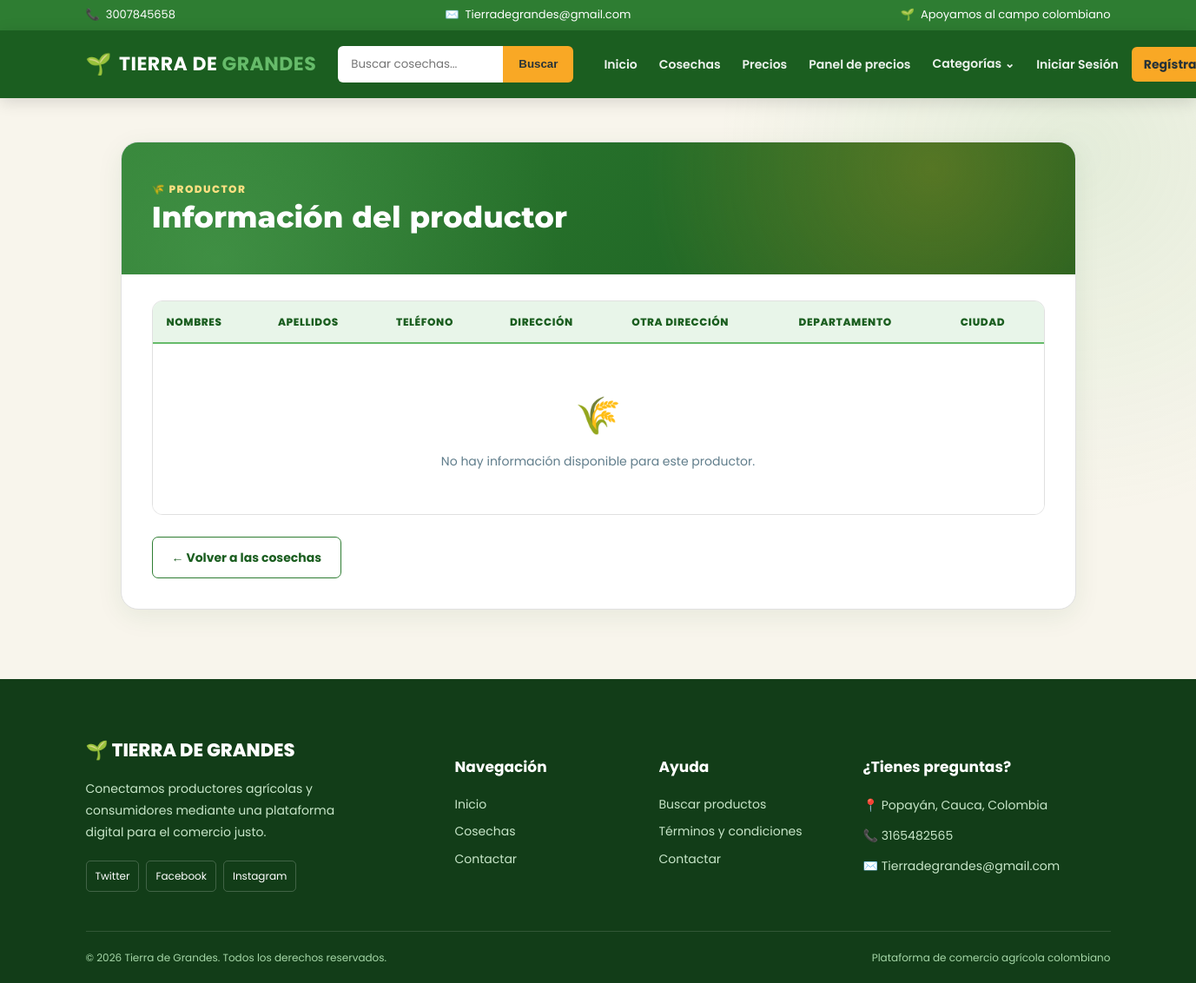
The app's page /mas_informacion/juancex/, older data.
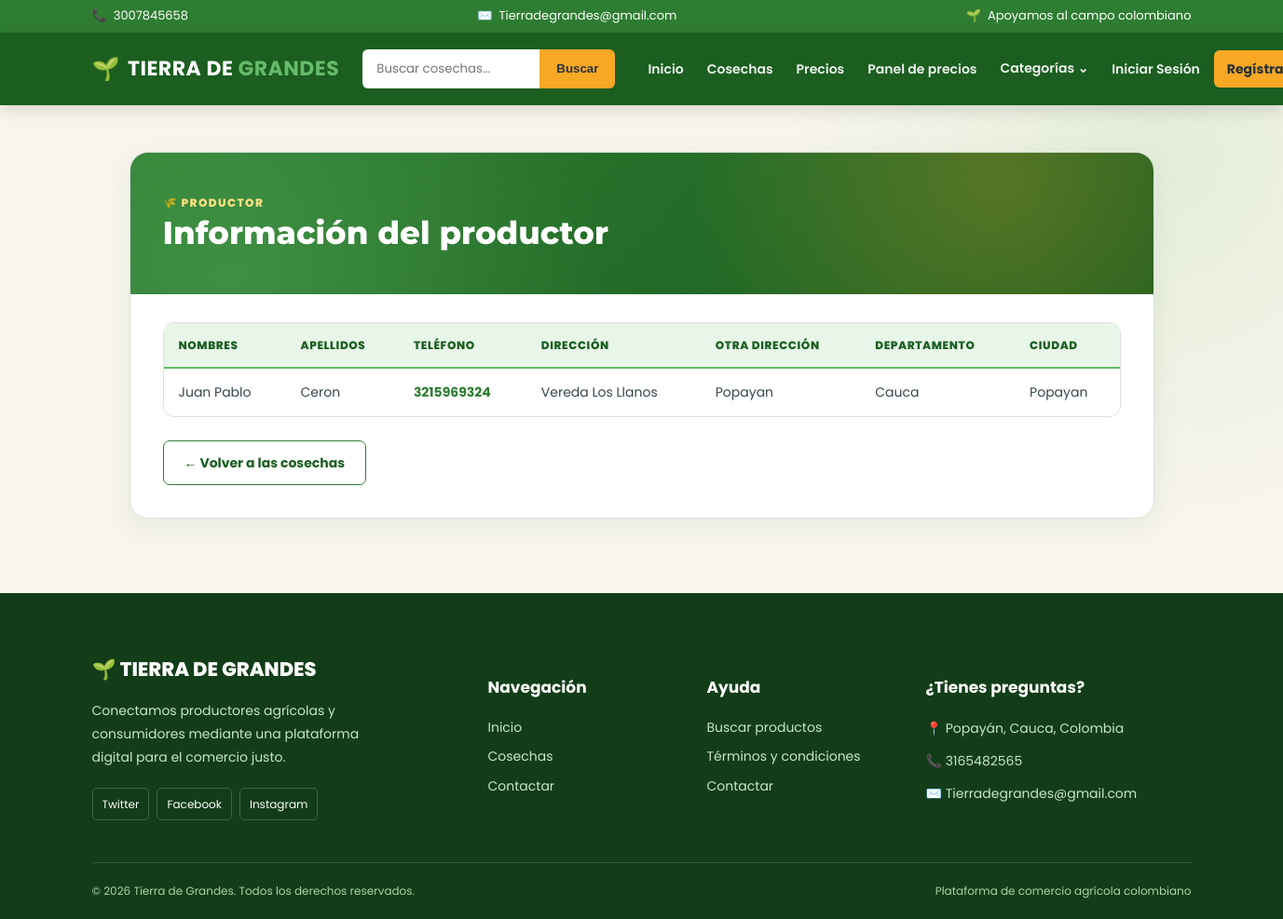
The same page, newer data.
### cuentas/models.py (models this page shows, shortened)
class Cuentas (AbstractBaseUser):
    nombres = models.CharField(max_length=50)
    apellidos = models.CharField(max_length=50)
    nombreusuario = models.CharField(max_length=50, unique=True)
    email = models.CharField(max_length=100, unique=True)
    numero_telefono = models.CharField(max_length=50)
    date_joined = models.DateTimeField(auto_now_add=True)
    last_login = models.DateTimeField(auto_now_add=True)
    is_admin = models.BooleanField(default=False)
    is_staff = models.BooleanField(default=False)
    is_active = models.BooleanField(default=False)
    is_superadmin = models.BooleanField(default=False)
    USERNAME_FIELD = 'email'
    REQUIRED_FIELDS = ['nombreusuario', 'nombres', 'apellidos']
    objects = CuentaAdd()

class UserPerfil(models.Model):
    user = models.OneToOneField(Cuentas, on_delete=models.CASCADE)
    direccion_linea_1 = models.CharField(blank=True, max_length=100)
    direccion_linea_2 = models.CharField(blank=True, max_length=100)
    image_perfil = models.ImageField(upload_to='userperfil')
    ciudad = models.CharField(blank=True, max_length=20)
    departamento = models.CharField(blank=True, max_length=20)
    descripcion = models.TextField()
    instagram = models.URLField("Instagram", max_length=200, blank=True)
    tiktok = models.URLField("TikTok", max_length=200, blank=True)
    facebook = models.URLField("Facebook", max_length=200, blank=True)

### cuentas/views.py (the view)
# urls.py: path('mas_informacion/<str:nombreusuario>/', views.mas_informacion, name='mas_informacion'),
def mas_informacion (request,nombreusuario):
    user_form = Cuentas.objects.filter(nombreusuario=nombreusuario)
    context = {
        'user_form' : user_form,
    }
    return render (request, 'perfil/mas_informacion.html', context)

### categorias/context_processors.py (called while the page is built)
def menu_links(request):
    links = Categoria.objects.all()
    return dict(links=links)

### categorias/models.py (called while the page is built)
    def get_url(self):
        return reverse('productos_categoria', args=[self.slug])

### tiera_de_grandes/templates/perfil/mas_informacion.html (shortened to what this page needs)
{% extends 'index.html' %}
{% load static %}
{% block extra_css %}
    <link rel="stylesheet" href="{% static 'css/informacion_productor.css' %}">
{% endblock extra_css %}
{% block content %}
<main class="producer-page">
    <div class="container">
        <div class="producer-card">
            <header class="producer-header">
                <div class="producer-header-overlay"></div>
                <div class="producer-header-content">
                    <span class="producer-tag">🌾 PRODUCTOR</span>
                    <h1>Información del productor</h1>
                </div>
            </header>
            <section class="producer-body">
                <div class="producer-table-wrapper">
                    <table class="producer-table">
                        <thead>
                            <tr>
                                <th scope="col">Nombres</th>
                                <th scope="col">Apellidos</th>
                                <th scope="col">Teléfono</th>
                                <th scope="col">Dirección</th>
                                <th scope="col">Otra dirección</th>
                                <th scope="col">Departamento</th>
                                <th scope="col">Ciudad</th>
                            </tr>
                        </thead>
                        <tbody>
                            {% for users in user_form %}
                                <tr>
                                    <td data-label="Nombres">{{ users.userperfil.user.nombres|title }}</td>
                                    <td data-label="Apellidos">{{ users.userperfil.user.apellidos|title }}</td>
                                    <td data-label="Teléfono">
                                        <a href="tel:{{ users.userperfil.user.numero_telefono }}">
                                            {{ users.userperfil.user.numero_telefono }}
                                        </a>
                                    </td>
                                    <td data-label="Dirección">{{ users.userperfil.direccion_linea_1|title|default:"—" }}</td>
                                    <td data-label="Otra dirección">{{ users.userperfil.direccion_linea_2|title|default:"—" }}</td>
                                    <td data-label="Departamento">{{ users.userperfil.departamento|title|default:"—" }}</td>
                                    <td data-label="Ciudad">{{ users.userperfil.ciudad|title|default:"—" }}</td>
                                </tr>
                            {% empty %}
                                <tr class="producer-empty-row">
                                    <td colspan="7">
                                        <div class="producer-empty">
                                            <span aria-hidden="true">🌾</span>
                                            <p>No hay información disponible para este productor.</p>
                                        </div>
                                    </td>
                                </tr>
                            {% endfor %}
                        </tbody>
                    </table>
                </div>
                <div class="producer-actions">
                    <a href="{% url 'verproducto' %}" class="btn-producer-back">
                        ← Volver a las cosechas
                    </a>
                </div>
            </section>
        </div>
    </div>
</main>
{% endblock content %}

Row changes from the older to the newer data that the page shows:
now on this page (row edited): Cuentas: userperfil.user.nombres "Juan Pablo", userperfil.user.apellidos "Ceron", userperfil.user.numero_telefono "3215969324", userperfil.direccion_linea_1 "Vereda Los Llanos", userperfil.direccion_linea_2 "Popayan", userperfil.departamento "Cauca", userperfil.ciudad "Popayan"
Text that changed along with them:
text no longer shown: "🌾 No hay información disponible para este productor."
